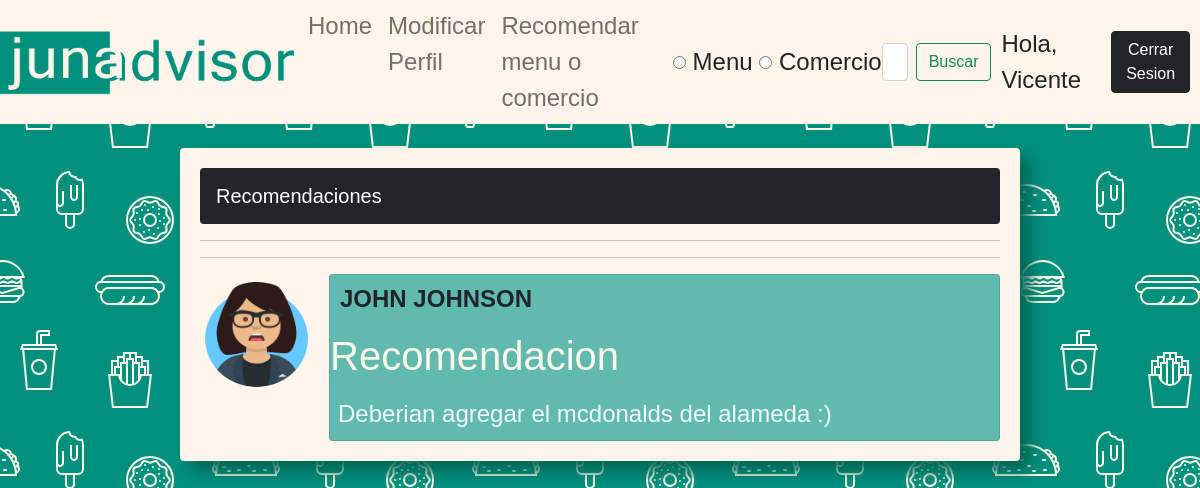
The app's page /recomendaciones/ (signed in) with its own data.
### app/models.py (models this page shows, shortened)
class Estudiante(models.Model):
    user = models.OneToOneField(User, null=True, on_delete=models.CASCADE)
    username = models.CharField(max_length=200, null=True)
    first_name = models.CharField(max_length=200, null=True)
    last_name = models.CharField(max_length=200, null=True)
    email = models.EmailField(max_length = 254)
    profile_pic  = models.ImageField(default="default-profile-pic.png",null=True, blank=True)
    date_created = models.DateTimeField(auto_now_add=True, null=True)

class Recomendacion(models.Model):
    estudiante = models.ForeignKey(Estudiante, null=True,on_delete=models.SET_NULL)
    nombre = models.CharField(max_length=100, null=True)
    contenido = models.CharField(max_length=500, null=True)
    is_active = models.BooleanField(default=True)

### app/views.py (the view)
# urls.py: path('recomendaciones/', views.vistaRecomendaciones, name="recomendaciones"),
def vistaRecomendaciones(request):
    recomendaciones = Recomendacion.objects.all()
    context = {'recomendaciones': recomendaciones}
    return render(request, 'app/recomendaciones.html', context)

### app/templates/app/recomendaciones.html
{% extends 'app/main.html' %}
{% load static %}
{% block content %}
<div class="w-100">
    <h5>Recomendaciones</h5>
    <hr>
    {% for recomendacion in recomendaciones %}
    <hr>
    <div class="d-flex flex-start flex-wrap">
        {% if recomendacion.estudiante.profile_pic %}
        <img src="{{recomendacion.estudiante.profile_pic.url}}" class="profile-pic">
        {% else %}
        <img src="{% static 'images/default-profile-pic.png' %}" class="profile-pic">
        {% endif %}
        <div class="card flex-fill">
            <div class="d-flex align-items-center flex-row">
                <h3 class="menu-title">{{recomendacion.estudiante.first_name}} {{recomendacion.estudiante.last_name}}</h3>
            </div>
            <h1>{{recomendacion.nombre}}</h1>
            <p class="comentario">{{recomendacion.contenido}}</p>
        </div>
    </div>
    {% endfor %}
{% endblock %}

### app/templates/app/navbar.html (shortened to what this page needs)
{% load static %}
<nav class="navbar navbar-expand-lg navbar-light p-0">
  <img src="{% static 'images/logo.png' %}" alt="" class="logo">
    <div class="collapse navbar-collapse" id="navbarTogglerDemo02">
      <ul class="navbar-nav me-auto mb-2 mb-lg-0">
        <li class="nav-item">
          <a class="nav-link" href="{% url 'home' %}">Home</a>
        </li>
        {% if request.user.is_staff %}
        <li class="nav-item dropdown">
          <a class="nav-link dropdown-toggle" href="#" id="navbarDropdown" role="button" data-bs-toggle="dropdown" aria-expanded="false">
            Administrar
          </a>
          <ul class="dropdown-menu" aria-labelledby="navbarDropdown">
            <li><a class="dropdown-item" href="{% url 'administrar_menu' %}">Administrar menus</a></li>
            <li><a class="dropdown-item" href="{% url 'administrar_comercio' %}">Administrar comercios</a></li>
            <li><a class="dropdown-item" href="{% url 'recomendaciones' %}">Ver recomendaciones</a></li>
          </ul>
        </li>
        {% elif request.user.is_authenticated %}
        <li class="nav-item">
          <a class="nav-link" href="{% url 'modificar_perfil' %}">Modificar Perfil</a>
        </li>
        <li class="nav-item">
          <a class="nav-link" href="{% url 'recomendar_menu_comercio' %}">Recomendar menu o comercio</a>
        </li>
        {% endif %}
      </ul>
        <form class="d-flex align-items-center" method="POST" action="{% url 'buscar_menu' %}">
            <input type="radio"  id="menu" name="option" value="menu" required>
            <label for="menu" class="form-check-label">Menu</label><br>
            <input type="radio"  id="comercio" name="option" value="comercio">
            <label for="Comercio" class="form-check-label" >Comercio </label><br>
          <input class="form-control me-2" name="searched" type="search" placeholder="Buscar menu" aria-label="Search">
          <button class="btn btn-outline-success" type="submit">Buscar</button>
        </form>
    </div>
  {% if request.user.is_authenticated and not request.user.is_staff %}
  <span class="block">Hola, {{request.user.estudiante.first_name}}</span>
  {% endif %}
  {% if request.user.is_authenticated %}
  <span class="block"><a class="btn btn-dark" href="{% url 'logout' %}">Cerrar Sesion</a></span>
  {% else %}
  <span class="block"><a class="btn btn-dark" href="{% url 'login' %}">Iniciar Sesion</a></span>
  {% endif %}
</nav>

### static/css/style.css (style rules this page uses)
:root { --primary-color: #00917c; --pr-light-1: #209F8C; --pr-light-2: #60BAAD; --pr-light-3: #9FD6CE; --secondary-color: #fff5eb; --sec-dark-1: #FFEEDD; --third-color: #17a2b8; }
body { font-family:'Gill Sans', 'Gill Sans MT', Calibri, 'Trebuchet MS', sans-serif; background-color: var(--primary-color); }
p { color: #212529; font-size: 1.5rem; margin-bottom: 0; }
img { max-width: 100%; max-height: 100%; }
nav { background-color: var(--secondary-color); font-size: 1.5em; }
.card { color: var(--secondary-color); background-color: var(--pr-light-2); }
.logo { max-height: 66px; max-width: 300px; }
h5 { color: white; background-color: #212529; padding: 1rem; border-radius: .25rem; }
h3 { padding: 10px; color: #212529; border-radius: .25rem; max-height: fit-content; }
.menu-title { font-weight: bold; font-size: 1.5rem; text-transform: uppercase; }
.block { margin: 0 10px; }
.comentario { color: aliceblue; padding: .5rem; }
.profile-pic { width: 113px; height: 113px; border-radius: 50%; margin-right: 1em; }

### records on screen
Recomendacion: estudiante.profile_pic (picture), estudiante.first_name "JOHN", estudiante.last_name "JOHNSON", nombre "Recomendacion", contenido "Deberian agregar el mcdonalds del alameda :)"

### other values on screen
{{ request.user.estudiante.first_name }} "Vicente"
